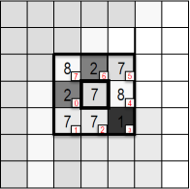
#> input picture Trabajo practico 4/imagenes/Imagen1.png, 190 x 189 px; its folder holds only this picture in this run
$ jupyter execute TP_semana5.ipynb   (shell and % lines are left out)
#> lines starting #> are read from the running program, lines starting #| are printed output that depends on the picture
# Trabajo practico IV - Visión por computadora I

El objetivo de este trabajo práctico es aplicar los concpetos vistos en la clase 5 de la materia visión por computadora I de la Especialización en IA de la FIUBA

Primero cargaremos las libreriás necesarias para trabajar y luego se detalla cada parte y punto a analizar y trabajar, junto a las conclusiones obtenidas

## Cargamos las librerias necesarias

[cell 1]

import numpy as np
import cv2 as cv
import matplotlib.pyplot as plt
from mpl_toolkits.mplot3d import Axes3D
from matplotlib import cm
from matplotlib import colors
import os

## Consignas:

Para las imagenes provsitas:

1. Implementar un extractor de características LBP básico (sin uniformidad, 8 vecinos)
2. Realizar el histograma de características LBP de la imagen
3. Comparar los histogramas

#### Cargamos las imagenes a procesar y las mostramos

[cell 2]
path_base = './imagenes'
imagenes_rutas  = os.listdir(path_base)
print("Cantidad de imagenes a analizar: ",len(imagenes_rutas),"\n")
for img_name in imagenes_rutas:
    img = cv.imread(path_base+"/"+img_name)
#> img is the input picture: shape (189, 190, 3); mean B, G, R 202.3, 202.3, 202.7
    img = cv.cvtColor(img,cv.COLOR_BGR2RGB)
    print("Imagen ",img_name)
    print("Tamaño de imagen: ", img.shape)
#| Tamaño de imagen:  (189, 190, 3)

    plt.figure(figsize=(8,8))
    plt.axis('off')
    plt.title("Imagen ")
    plt.imshow(img)
    plt.show()
    print("\n")

### 1. Implementar un extractor de características LBP básico (sin uniformidad, 8 vecinos)

[cell 3]
def lbp(img:np.ndarray) -> np.ndarray:
    alto = img.shape[0]
#> alto = 189
    ancho = img.shape[1]
#> ancho = 190
    vector_pesos = np.array([1, 2, 4, 8, 16, 32, 64, 128])
    #vector_pesos = np.array([128,64,32,16,8,4,2,1])
    vector_pixel = np.zeros(8,dtype=np.uint8)
    img_salida = np.zeros((alto-2,ancho-2),dtype=np.uint8)
    for i in range(1,alto-1):
        for j in range(1,ancho-1):
            val_px_central = img[i][j]
            vector_pixel = np.array([img[i-1][j-1]>=val_px_central,
                                    img[i-1][j]>=val_px_central,
                                    img[i-1][j+1]>=val_px_central,
                                    img[i][j+1]>=val_px_central,
                                    img[i+1][j+1]>=val_px_central,
                                    img[i+1][j]>=val_px_central,
                                    img[i+1][j-1]>=val_px_central,
                                    img[i][j-1]>=val_px_central
                                    ])
            img_salida[i-1][j-1] = np.sum(vector_pixel*vector_pesos)
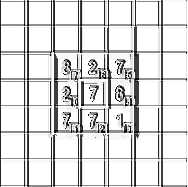
#> img_salida: shape (187, 188); min 0, max 255, mean 218.9

    return img_salida

### 2. Mostramos las imagenes procesadas con lbp y el histograma

[cell 4]
path_base = './imagenes'
imagenes_rutas  = os.listdir(path_base)
print("Cantidad de imagenes a analizar: ",len(imagenes_rutas),"\n")
for img_name in imagenes_rutas:
    img = cv.imread(path_base+"/"+img_name)
    img = cv.cvtColor(img,cv.COLOR_BGR2RGB)
    imagen_gray = cv.cvtColor(img,cv.COLOR_RGB2GRAY)
    img_lbp = lbp(imagen_gray)

    plt.figure(figsize=(24,6))
    plt.subplot(1,4,1)
    plt.axis('off')
    plt.title("Imagen "+img_name)
    plt.imshow(img)
    plt.subplot(1,4,2)
    plt.axis('off')
    plt.title("Imagen LBP")
    plt.imshow(img_lbp,cmap='gray')

    hist,bins = np.histogram(imagen_gray.ravel(),256,[0,256])
#> hist = 256 values, max 8807 at index 221, min 3 at index 56, mean 140.3; bins = 257 values from 0 to 256
    hist_lbp,bins1_lbp = np.histogram(img_lbp.ravel(),256,[0,256])
#> hist_lbp = 256 values, max 23532 at index 255, min 0 at index 5, mean 137.3; bins1_lbp = 257 values from 0 to 256

    plt.subplot(1,4,3)
    plt.title("Histograma imagen")
    plt.plot(hist)
    plt.subplot(1,4,4)
    plt.title("Histograma LBP")
    plt.plot(hist_lbp)

    plt.show()
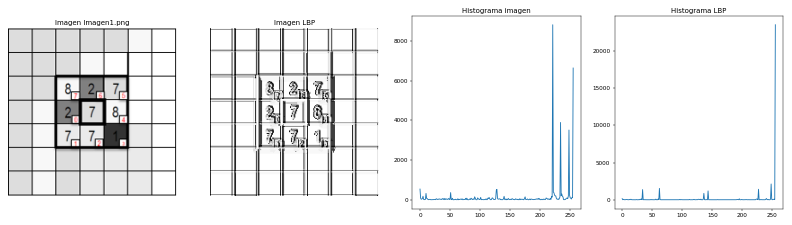
#> figure drawn by matplotlib, 4 panels; panel 3: curve peaks at x = 221, y = 8807; panel 4: curve peaks at x = 255, y = 23532
    print("\n")


    # [5 lines of commented-out code are left out]


    plt.show()
    print("\n")

$ run again, on Trabajo practico 4/imagenes/Imagen5.png
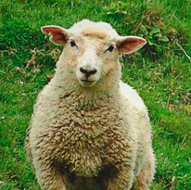
#> input picture Trabajo practico 4/imagenes/Imagen5.png, 191 x 190 px
#> img is the input picture: shape (190, 191, 3); mean B, G, R 65, 123.7, 102.5
#| Tamaño de imagen:  (190, 191, 3)
#> after the loop in lbp, `for i in range(1,alto-1):`:
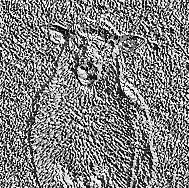
#> img_salida: shape (188, 189); min 0, max 255, mean 128.8
#> hist = 256 values, max 391 at index 97, min 0 at index 0, mean 141.8; bins = 257 values from 0 to 256
#> hist_lbp = 256 values, max 2511 at index 255, min 1 at index 170, mean 138.8; bins1_lbp = 257 values from 0 to 256
#> `plt.show()`:
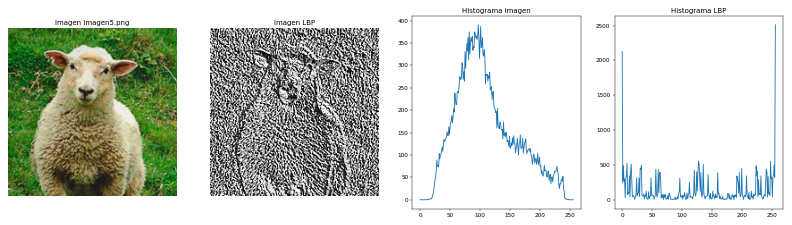
#> figure drawn by matplotlib, 4 panels; panel 3: curve peaks at x = 97, y = 391; panel 4: curve peaks at x = 255, y = 2511

$ run again, on Trabajo practico 4/imagenes/Imagen2.png
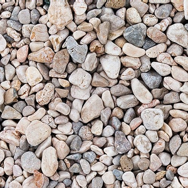
#> input picture Trabajo practico 4/imagenes/Imagen2.png, 188 x 188 px
#> img is the input picture: shape (188, 188, 3); mean B, G, R 151.9, 157.3, 169.2
#| Tamaño de imagen:  (188, 188, 3)
#> after the loop in lbp, `for i in range(1,alto-1):`:
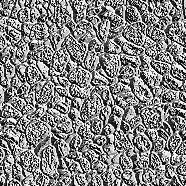
#> img_salida: shape (186, 186); min 0, max 255, mean 131.4
#> hist = 256 values, max 409 at index 207, min 0 at index 251, mean 138.1; bins = 257 values from 0 to 256
#> hist_lbp = 256 values, max 1864 at index 255, min 3 at index 170, mean 135.1; bins1_lbp = 257 values from 0 to 256
#> `plt.show()`:
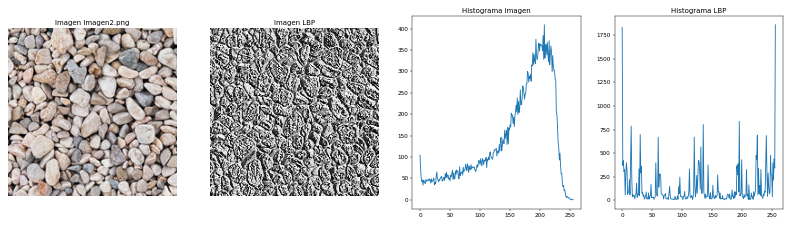
#> figure drawn by matplotlib, 4 panels; panel 3: curve peaks at x = 207, y = 409; panel 4: curve peaks at x = 255, y = 1864

$ run again, on Trabajo practico 4/imagenes/Imagen3.png
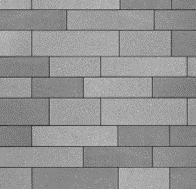
#> input picture Trabajo practico 4/imagenes/Imagen3.png, 196 x 189 px
#> img is the input picture: shape (189, 196, 3); min 52, max 203, mean 147.4
#| Tamaño de imagen:  (189, 196, 3)
#> after the loop in lbp, `for i in range(1,alto-1):`:
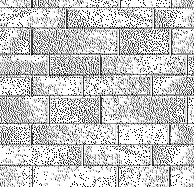
#> img_salida: shape (187, 194); min 0, max 255, mean 200.4
#> hist = 256 values, max 11144 at index 136, min 0 at index 0, mean 144.7; bins = 257 values from 0 to 256
#> hist_lbp = 256 values, max 16700 at index 255, min 6 at index 204, mean 141.7; bins1_lbp = 257 values from 0 to 256
#> `plt.show()`:
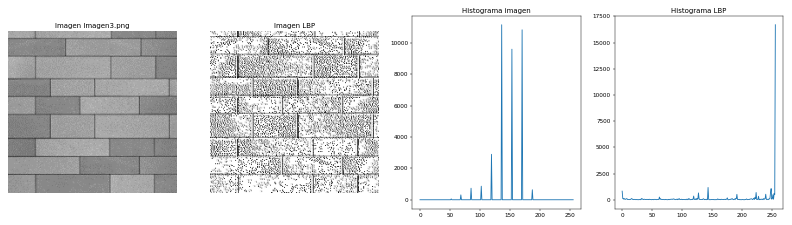
#> figure drawn by matplotlib, 4 panels; panel 3: curve peaks at x = 136, y = 11144; panel 4: curve peaks at x = 255, y = 16700

$ run again, on Trabajo practico 4/imagenes/Imagen4.png
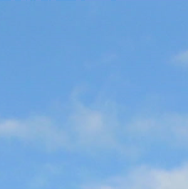
#> input picture Trabajo practico 4/imagenes/Imagen4.png, 188 x 189 px
#> img is the input picture: shape (189, 188, 3); mean B, G, R 221.2, 169.4, 118.7
#| Tamaño de imagen:  (189, 188, 3)
#> after the loop in lbp, `for i in range(1,alto-1):`:
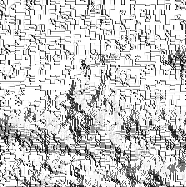
#> img_salida: shape (187, 186); min 0, max 255, mean 203.5
#> hist = 256 values, max 3466 at index 151, min 0 at index 0, mean 138.8; bins = 257 values from 0 to 256
#> hist_lbp = 256 values, max 13888 at index 255, min 0 at index 5, mean 135.9; bins1_lbp = 257 values from 0 to 256
#> `plt.show()`:
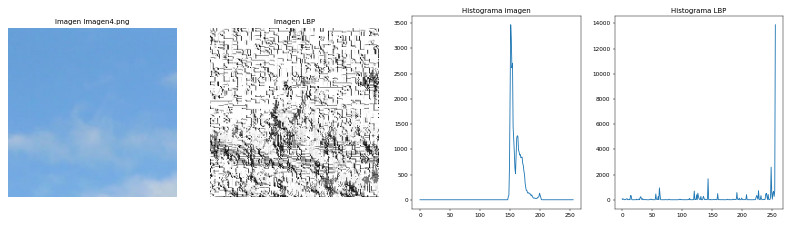
#> figure drawn by matplotlib, 4 panels; panel 3: curve peaks at x = 151, y = 3466; panel 4: curve peaks at x = 255, y = 13888
